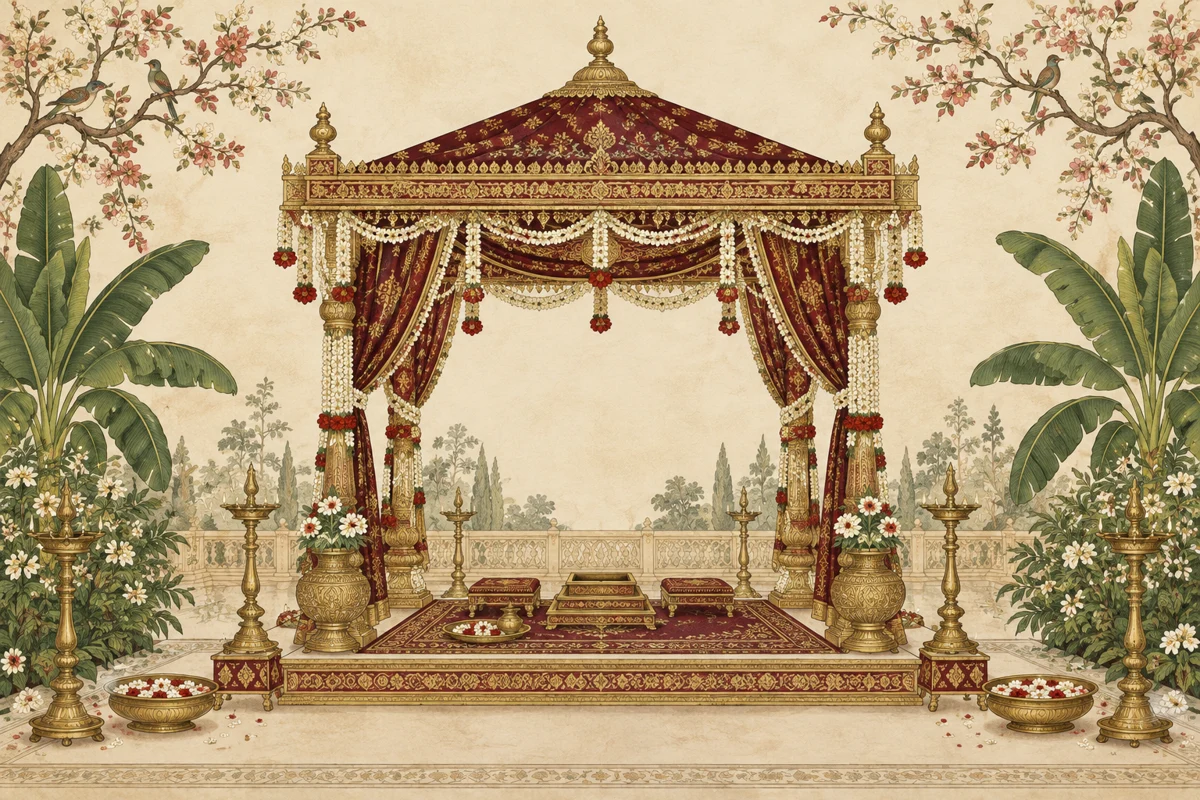
#> input picture dist/assets/mandap.webp, 1200 x 800 px, given in place of mandap.png, which was not available
$ python prepare_assets.py
#> lines starting #> are read from the running program, lines starting #| are printed output that depends on the picture; pictures that were not available may be replaced by others from this repository, and a replacement may not be noted
from PIL import Image
import math, wave, array
from pathlib import Path
p=Path(__file__).parent
Image.open(p.parent/'art/mandap.png').resize((1200,800)).save(p/'dist/assets/mandap.webp',quality=87)
im=Image.open(p.parent/'art/gallery-sheet.png');w,h=im.size
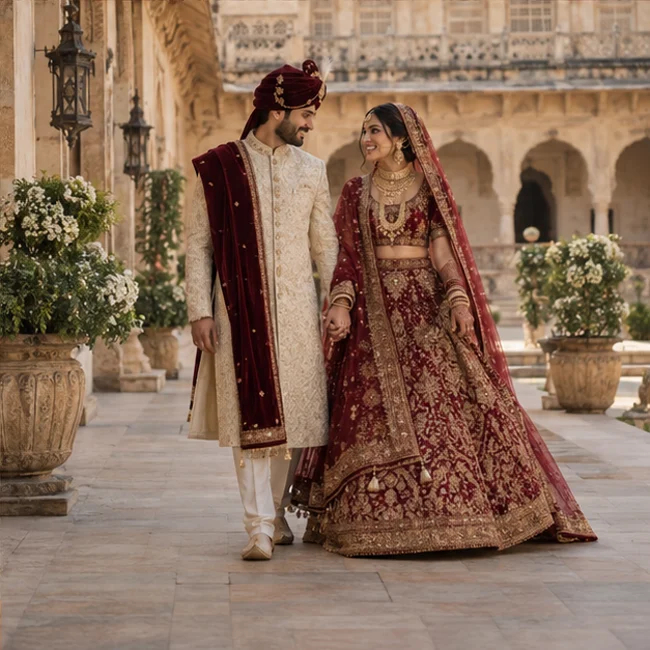
#> input picture dist/assets/gallery-4.webp, 650 x 650 px, given in place of gallery-sheet.png, which was not available
#> further down, im is the input picture: PIL image 650x650 RGB; mean R, G, B 138.6, 110.9, 91.7
#> after `w, h = im.size`: w = 650; h = 650
for i,(x,y) in enumerate([(0,0),(1,0),(0,1),(1,1)]):
 im.crop((x*w//2,y*h//2,(x+1)*w//2,(y+1)*h//2)).resize((650,650)).save(p/f'dist/assets/gallery-{i+1}.webp',quality=86)
#> this loop made 4 passes
#> pass 1, `im.crop((x*w//2,y*h//2,(x+1)*w//2,(y+1)*h//2)).resize((650,650)).save(..`:
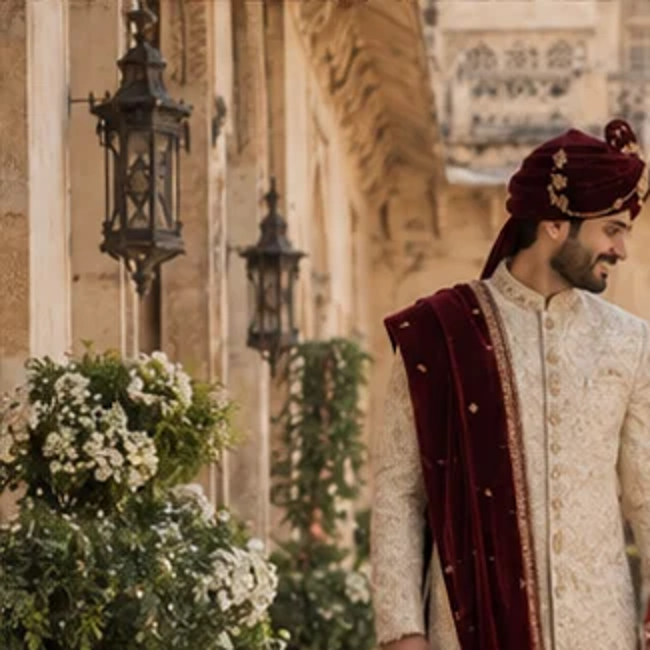
#> saved as gallery-1.webp: PIL image 650x650 RGB; mean R, G, B 135.1, 108.4, 83.2
#> pass 2, `im.crop((x*w//2,y*h//2,(x+1)*w//2,(y+1)*h//2)).resize((650,650)).save(..`:
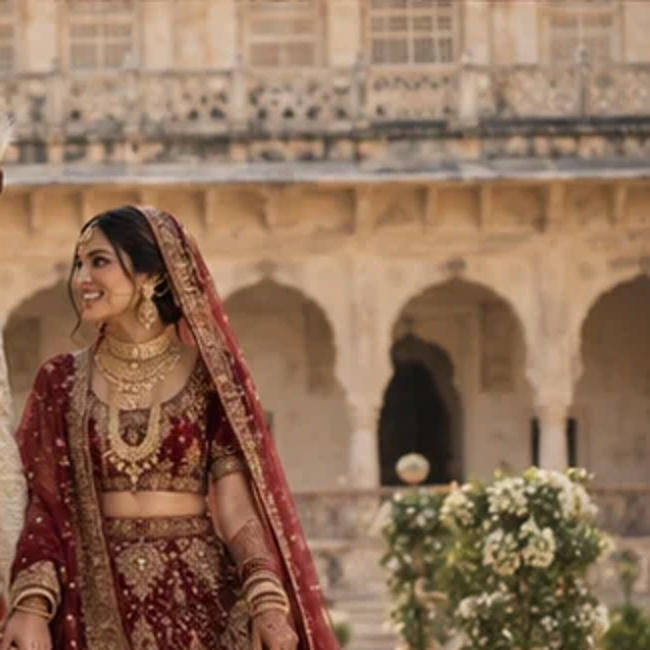
#> saved as gallery-2.webp: PIL image 650x650 RGB; mean R, G, B 144.5, 113.2, 89.7
# Original synthesized flute-like melody; no third-party recording.
rate=22050; length=32; samples=array.array('h'); notes=[261.63,293.66,329.63,392,440,392,329.63,293.66,329.63,392,523.25,440,392,329.63,293.66,261.63]
for n in range(rate*length):
 t=n/rate; k=int(t/2); local=t%2; f=notes[k]; env=min(1,local/.18)*min(1,(2-local)/.45)
 phase=2*math.pi*f*t+.025*math.sin(2*math.pi*4.5*t)
 flute=(math.sin(phase)+.18*math.sin(2*phase)+.06*math.sin(3*phase))*env*.32
 drone=.07*math.sin(2*math.pi*130.815*t)+.025*math.sin(2*math.pi*196*t)
 fade=min(1,t/1.3,(length-t)/1.3)
 samples.append(int(24000*(flute+drone)*fade))
with wave.open(str(p/'dist/assets/flute.wav'),'wb') as out:
 out.setnchannels(1);out.setsampwidth(2);out.setframerate(rate);out.writeframes(samples.tobytes())
